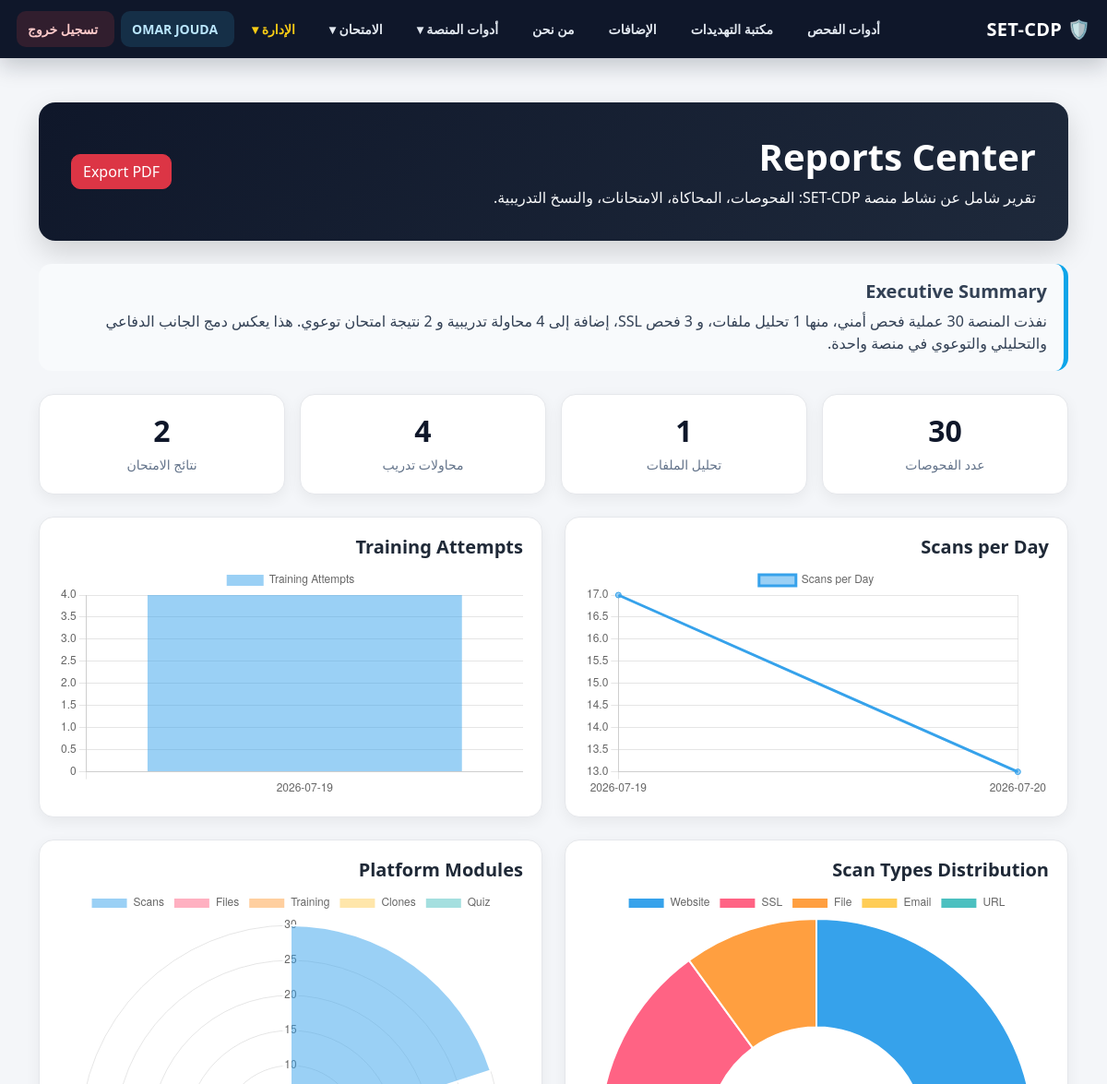
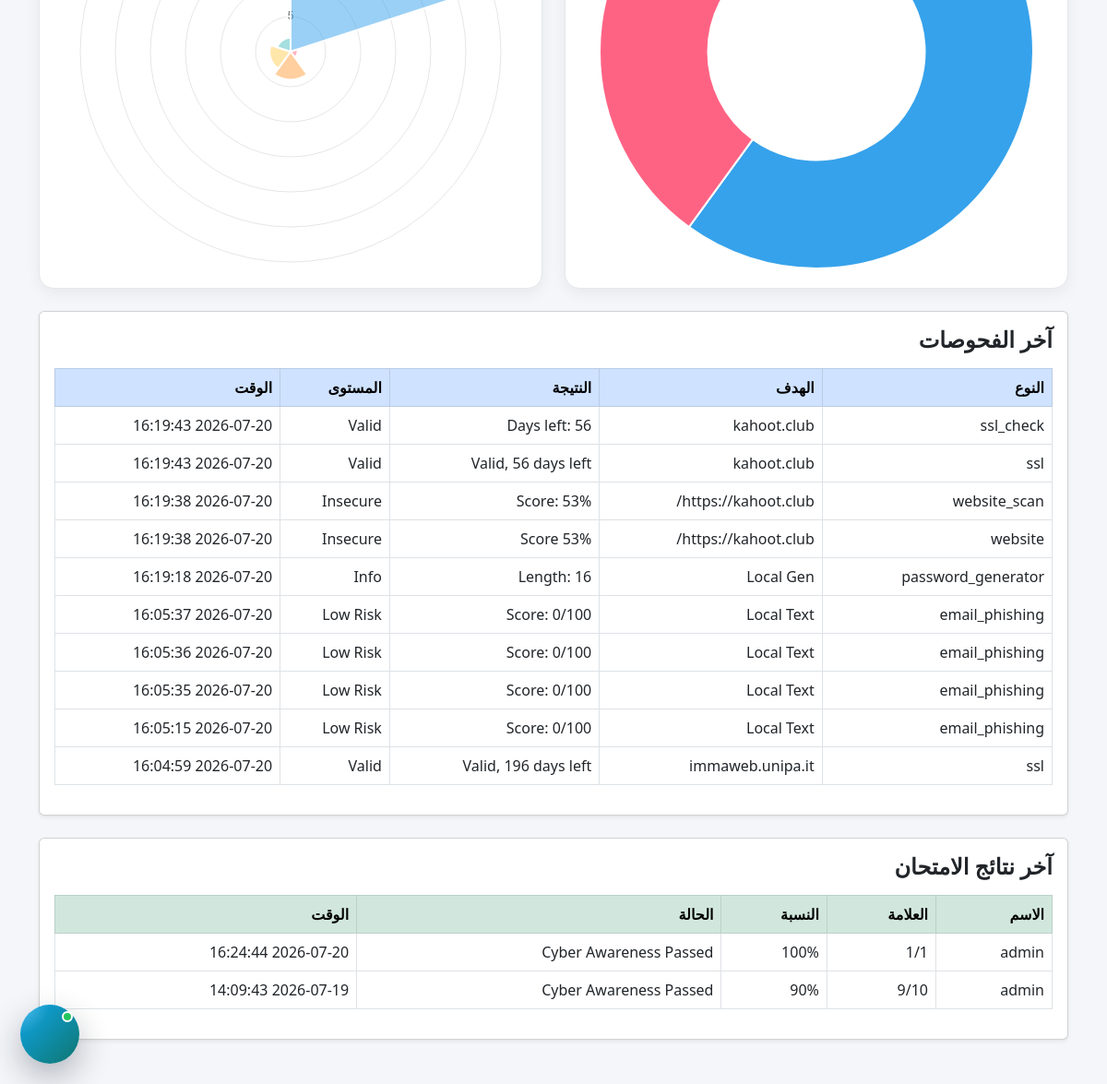
The app's page /reports (signed in) with its own data (2 pictures, top to bottom).
### tables this page shows
CREATE TABLE scan_history (
        id INTEGER PRIMARY KEY AUTOINCREMENT,
        scan_type TEXT,
        target TEXT,
        result_summary TEXT,
        risk_level TEXT,
        timestamp TEXT,
        user_id INTEGER
    );

CREATE TABLE quiz_results (
        id INTEGER PRIMARY KEY AUTOINCREMENT,
        student_name TEXT,
        score INTEGER,
        total INTEGER,
        percentage INTEGER,
        status TEXT,
        timestamp TEXT,
        user_id INTEGER
    );

### app.py (the view)
@app.route("/reports")
@admin_required
def reports():
    ensure_quiz_table()
    conn = get_db()
    stats = {
        "scans": conn.execute("SELECT COUNT(*) FROM scan_history").fetchone()[0],
        "files": conn.execute("SELECT COUNT(*) FROM scan_history WHERE scan_type='file'").fetchone()[0],
        "training": conn.execute("SELECT COUNT(*) FROM captured_data").fetchone()[0],
        "clones": conn.execute("SELECT COUNT(*) FROM clones").fetchone()[0],
        "quiz": conn.execute("SELECT COUNT(*) FROM quiz_results").fetchone()[0],
        "ssl": conn.execute("SELECT COUNT(*) FROM scan_history WHERE scan_type='ssl'").fetchone()[0],
        "website": conn.execute("SELECT COUNT(*) FROM scan_history WHERE scan_type='website'").fetchone()[0],
        "email": conn.execute("SELECT COUNT(*) FROM scan_history WHERE scan_type='email'").fetchone()[0],
        "url": conn.execute("SELECT COUNT(*) FROM scan_history WHERE scan_type='url'").fetchone()[0],
    }
    recent_scans = conn.execute("SELECT * FROM scan_history ORDER BY id DESC LIMIT 10").fetchall()
    recent_quiz = conn.execute("SELECT * FROM quiz_results ORDER BY id DESC LIMIT 10").fetchall()
    conn.close()
    return render_template("reports.html", stats=stats, recent_scans=recent_scans, recent_quiz=recent_quiz)

### app.py (called while the page is built)
def admin_required(f):
    @wraps(f)
    def wrapper(*args, **kwargs):
        if "user_id" not in session:
            return redirect(url_for("login"))
        if session.get("role") != "admin":
            return render_template("403.html"), 403
        return f(*args, **kwargs)
    return wrapper

def get_db():
    conn = sqlite3.connect(DB_PATH)
    conn.row_factory = sqlite3.Row
    return conn

def ensure_quiz_table():
    conn = get_db()
    conn.execute('''CREATE TABLE IF NOT EXISTS quiz_results (
        id INTEGER PRIMARY KEY AUTOINCREMENT,
        student_name TEXT,
        score INTEGER,
        total INTEGER,
        percentage INTEGER,
        status TEXT,
        timestamp TEXT,
        user_id INTEGER
    )''')
    conn.commit()
    conn.close()

### templates/reports.html (shortened to what this page needs)
<!doctype html>
<html lang="ar" dir="rtl">
<head>
  <link href="https://cdn.jsdelivr.net/npm/bootstrap@5.3.0/dist/css/bootstrap.rtl.min.css" rel="stylesheet">
  <link rel="stylesheet" href="/static/style.css">
</head>
<body>
{% include 'base_nav.html' %}
<main class="container py-5">
  <section class="report-hero">
    <div class="d-flex justify-content-between align-items-center flex-wrap gap-3">
      <div>
        <h1 class="fw-bold mb-2">Reports Center</h1>
        <p class="mb-0 text-light">تقرير شامل عن نشاط منصة SET-CDP: الفحوصات، المحاكاة، الامتحانات، والنسخ التدريبية.</p>
      </div>
      <button class="btn btn-danger no-print" onclick="window.print()">Export PDF</button>
    </div>
  </section>
  <section class="executive-box">
    <h5 class="fw-bold">Executive Summary</h5>
    <p class="mb-0">
      نفذت المنصة {{ stats.scans }} عملية فحص أمني، منها {{ stats.files }} تحليل ملفات،
      و {{ stats.ssl }} فحص SSL، إضافة إلى {{ stats.training }} محاولة تدريبية
      و {{ stats.quiz }} نتيجة امتحان توعوي. هذا يعكس دمج الجانب الدفاعي والتحليلي والتوعوي في منصة واحدة.
    </p>
  </section>
  <section class="row g-3 mb-4">
    <div class="col-md-3 col-6">
      <div class="report-stat">
        <h2>{{ stats.scans }}</h2>
        <span>عدد الفحوصات</span>
      </div>
    </div>
    <div class="col-md-3 col-6">
      <div class="report-stat">
        <h2>{{ stats.files }}</h2>
        <span>تحليل الملفات</span>
      </div>
    </div>
    <div class="col-md-3 col-6">
      <div class="report-stat">
        <h2>{{ stats.training }}</h2>
        <span>محاولات تدريب</span>
      </div>
    </div>
    <div class="col-md-3 col-6">
      <div class="report-stat">
        <h2>{{ stats.quiz }}</h2>
        <span>نتائج الامتحان</span>
      </div>
    </div>
  </section>
  <section class="row g-4 mb-4">
    <div class="col-lg-6">
      <div class="chart-card">
        <h5 class="fw-bold">Scans per Day</h5>
        <canvas id="scansChart"></canvas>
      </div>
    </div>
    <div class="col-lg-6">
      <div class="chart-card">
        <h5 class="fw-bold">Training Attempts</h5>
        <canvas id="attemptsChart"></canvas>
      </div>
    </div>
    <div class="col-lg-6">
      <div class="chart-card">
        <h5 class="fw-bold">Scan Types Distribution</h5>
        <canvas id="typesChart"></canvas>
      </div>
    </div>
    <div class="col-lg-6">
      <div class="chart-card">
        <h5 class="fw-bold">Platform Modules</h5>
        <canvas id="modulesChart"></canvas>
      </div>
    </div>
  </section>
  <section class="card shadow-sm mb-4">
    <div class="card-body">
      <h4 class="fw-bold mb-3">آخر الفحوصات</h4>
      <div class="table-responsive">
        <table class="table table-bordered table-hover align-middle">
          <thead class="table-primary">
            <tr>
              <th>النوع</th>
              <th>الهدف</th>
              <th>النتيجة</th>
              <th>المستوى</th>
              <th>الوقت</th>
            </tr>
          </thead>
          <tbody>
            {% for s in recent_scans %}
            <tr>
              <td>{{ s.scan_type }}</td>
              <td class="text-break">{{ s.target }}</td>
              <td>{{ s.result_summary }}</td>
              <td>{{ s.risk_level }}</td>
              <td>{{ s.timestamp }}</td>
            </tr>
            {% else %}
            <tr>
              <td colspan="5" class="text-center text-muted">لا توجد فحوصات حتى الآن.</td>
            </tr>
            {% endfor %}
          </tbody>
        </table>
      </div>
    </div>
  </section>
  <section class="card shadow-sm">
    <div class="card-body">
      <h4 class="fw-bold mb-3">آخر نتائج الامتحان</h4>
      <div class="table-responsive">
        <table class="table table-bordered table-hover align-middle">
          <thead class="table-success">
            <tr>
              <th>الاسم</th>
              <th>العلامة</th>
              <th>النسبة</th>
              <th>الحالة</th>
              <th>الوقت</th>
            </tr>
          </thead>
          <tbody>
            {% for q in recent_quiz %}
            <tr>
              <td>{{ q.student_name }}</td>
              <td>{{ q.score }}/{{ q.total }}</td>
              <td>{{ q.percentage }}%</td>
              <td>{{ q.status }}</td>
              <td>{{ q.timestamp }}</td>
            </tr>
            {% else %}
            <tr>
              <td colspan="5" class="text-center text-muted">لا توجد نتائج امتحان حتى الآن.</td>
            </tr>
            {% endfor %}
          </tbody>
        </table>
      </div>
    </div>
  </section>
</main>
<script>
fetch("/api/chart-data")
.then(r => r.json())
.then(data => {
  new Chart(document.getElementById("scansChart"), {
    type: "line",
    data: {
      labels: data.scans_per_day.map(x => x.day),
      datasets: [{
        label: "Scans per Day",
        data: data.scans_per_day.map(x => x.count),
        tension: 0.35
      }]
    }
  });
  new Chart(document.getElementById("attemptsChart"), {
    type: "bar",
    data: {
      labels: data.attempts_per_day.map(x => x.day),
      datasets: [{
        label: "Training Attempts",
        data: data.attempts_per_day.map(x => x.count)
      }]
    }
  });
  new Chart(document.getElementById("typesChart"), {
    type: "doughnut",
    data: {
      labels: ["Website", "SSL", "File", "Email", "URL"],
      datasets: [{
        data: [
          {{ stats.website }},
          {{ stats.ssl }},
          {{ stats.files }},
          {{ stats.email }},
          {{ stats.url }}
        ]
      }]
    }
  });
  new Chart(document.getElementById("modulesChart"), {
    type: "polarArea",
    data: {
      labels: ["Scans", "Files", "Training", "Clones", "Quiz"],
      datasets: [{
        data: [
          {{ stats.scans }},
          {{ stats.files }},
          {{ stats.training }},
          {{ stats.clones }},
          {{ stats.quiz }}
        ]
      }]
    }
  });
});
</script>
</body>
</html>

### static/style.css (style rules this page uses)
body { background:#f4f6f9;color:#1f2937 }
.btn { border-radius:10px }

### templates/reports.html (style rules this page uses)
.report-hero { background: linear-gradient(135deg, #0f172a, #1e293b); color: white; padding: 35px; border-radius: 18px; margin-bottom: 25px; box-shadow: 0 12px 30px rgba(0,0,0,0.15); }
.report-stat { background: white; border: 1px solid #e5e7eb; border-radius: 16px; padding: 20px; text-align: center; box-shadow: 0 5px 16px rgba(0,0,0,0.06); height: 100%; }
.report-stat h2 { font-weight: 800; color: #0f172a; margin-bottom: 5px; }
.report-stat span { color: #64748b; font-size: 14px; }
.chart-card { background: white; border-radius: 16px; border: 1px solid #e5e7eb; padding: 20px; box-shadow: 0 5px 16px rgba(0,0,0,0.06); height: 100%; }
.executive-box { background: #f8fafc; border-right: 5px solid #0ea5e9; border-radius: 14px; padding: 18px; margin-bottom: 25px; color: #334155; }

### templates/chatbot_widget.html (style rules this page uses)
:root { --setcdp-chat-primary: #0ea5e9; --setcdp-chat-secondary: #0f766e; --setcdp-chat-dark: #020617; --setcdp-chat-slate: #0f172a; --setcdp-chat-border: #e2e8f0; --setcdp-chat-muted: #64748b; --setcdp-chat-bg: #f8fafc; }

### records on screen
scan_history: scan_type "ssl_check", target "kahoot.club", result_summary "Days left: 56", risk_level "Valid", timestamp "2026-07-20 16:19:43"
scan_history: scan_type "ssl", target "kahoot.club", result_summary "Valid, 56 days left", risk_level "Valid", timestamp "2026-07-20 16:19:43"
scan_history: scan_type "website_scan", target "https://kahoot.club/", result_summary "Score: 53%", risk_level "Insecure", timestamp "2026-07-20 16:19:38"
scan_history: scan_type "website", target "https://kahoot.club/", result_summary "Score 53%", risk_level "Insecure", timestamp "2026-07-20 16:19:38"
scan_history: scan_type "password_generator", target "Local Gen", result_summary "Length: 16", risk_level "Info", timestamp "2026-07-20 16:19:18"
scan_history: scan_type "email_phishing", target "Local Text", result_summary "Score: 0/100", risk_level "Low Risk", timestamp "2026-07-20 16:05:37"
scan_history: scan_type "email_phishing", target "Local Text", result_summary "Score: 0/100", risk_level "Low Risk", timestamp "2026-07-20 16:05:36"
scan_history: scan_type "email_phishing", target "Local Text", result_summary "Score: 0/100", risk_level "Low Risk", timestamp "2026-07-20 16:05:35"
scan_history: scan_type "email_phishing", target "Local Text", result_summary "Score: 0/100", risk_level "Low Risk", timestamp "2026-07-20 16:05:15"
scan_history: scan_type "ssl", target "immaweb.unipa.it", result_summary "Valid, 196 days left", risk_level "Valid", timestamp "2026-07-20 16:04:59"
quiz_results: student_name "admin", score "1", total "1", percentage "100", status "Cyber Awareness Passed", timestamp "2026-07-20 16:24:44"
quiz_results: student_name "admin", score "9", total "10", percentage "90", status "Cyber Awareness Passed", timestamp "2026-07-19 14:09:43"

### other values on screen
{{ session.get('full_name') or session.get('username') }} "OMAR JOUDA"
{{ stats.training }} "4"
{{ stats.scans }} "30"
{{ stats.files }} "1"
{{ stats.quiz }} "2"
chart data {{ stats.website }} 6
chart data {{ stats.ssl }} 3
chart data {{ stats.files }} 1
chart data {{ stats.email }} 0
